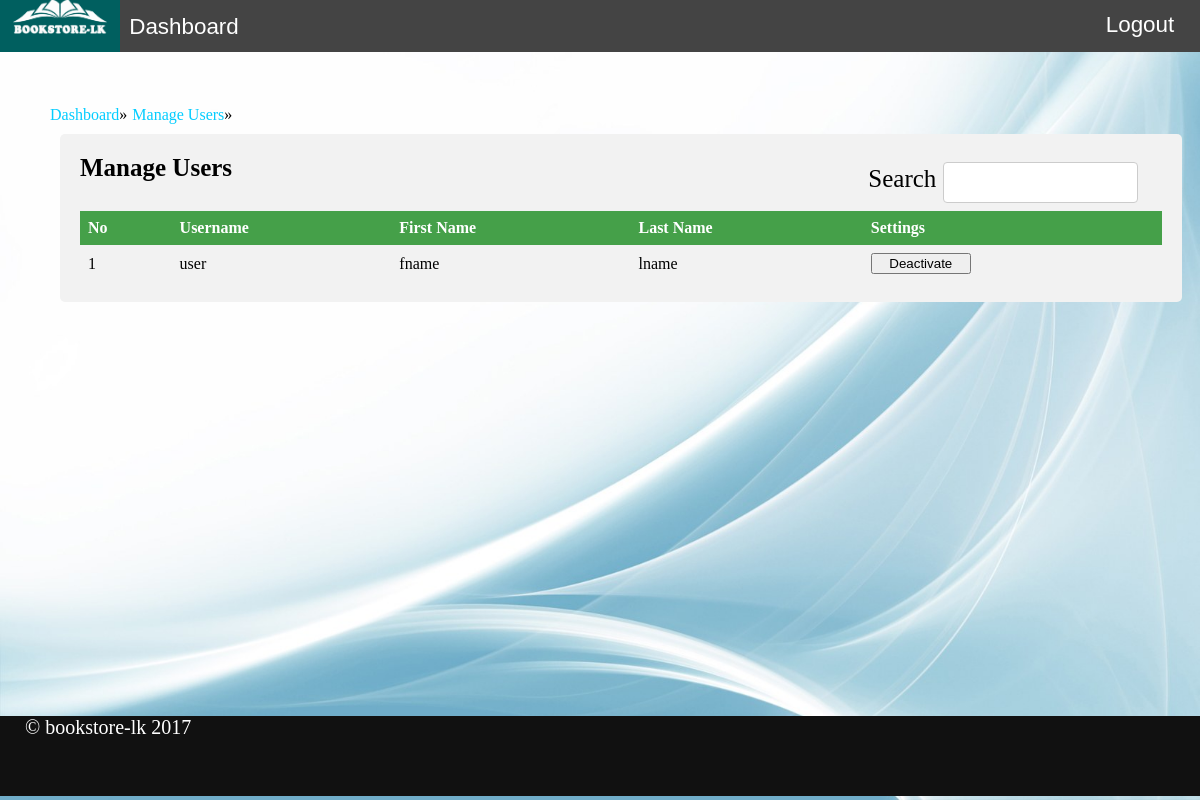
Page /manage_users.php (signed in) on the earlier database version.
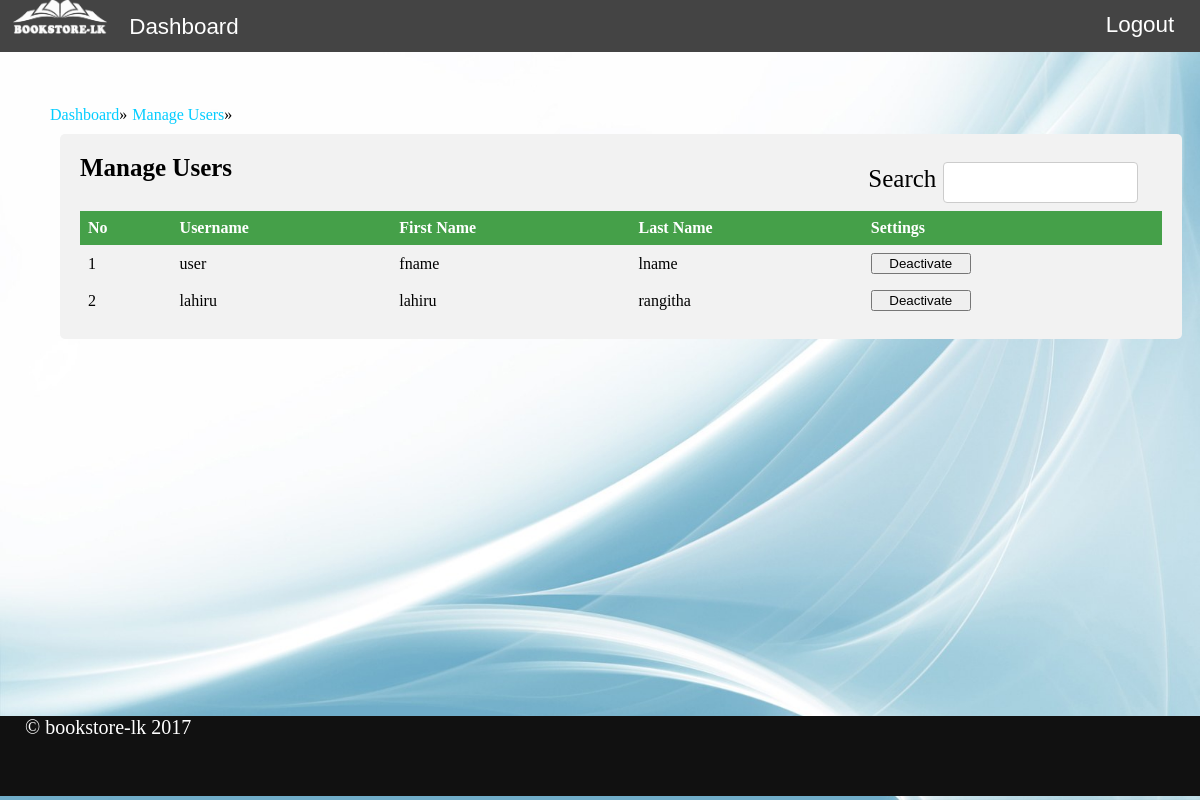
Same page on the later database version.
### tables this page shows
CREATE TABLE IF NOT EXISTS `user` (
  `id` int(11) NOT NULL,
  `username` varchar(100) NOT NULL,
  `fname` varchar(100) NOT NULL,
  `lname` varchar(100) NOT NULL,
  `password` varchar(100) NOT NULL,
  `role` int(11) NOT NULL DEFAULT '2',
  `active` int(11) NOT NULL DEFAULT '0',
  `token` varchar(100) NOT NULL
);

### classes/Config.php (called while the page is built)
<?php
class Config {
    public static function get($path = null){
        if($path){
            $config = $GLOBALS['config'];
            $path = explode('/',$path);
            foreach($path as $bit){
                if(isset($config[$bit])){
                    $config = $config[$bit];
                }
            }
            return $config;
        }
        return false;
    }
}

### classes/DB.php (called while the page is built, shortened)
<?php
class DB {
    private static $_instance = null;
    private $_pdo,
            $_query,
            $_results,
            $_error = false,
            $_count = 0;
    private function __construct(){
        try{
            $this->_pdo = new PDO('mysql:host='.Config::get('mysql/host').';dbname='.Config::get('mysql/db'),Config::get('mysql/username'),Config::get('mysql/password'));
        }catch (PDOException $e){
            die($e->getMessage());
        }
    }
    public static function getInstance(){
        if(!isset(self::$_instance)){
            self::$_instance = new DB();
        }
        return self::$_instance;
    }
    public function query($sql, $params = array()){
        if ($this->_query = $this->_pdo->prepare($sql)) {
            $x = 1;
            if (count($params)) {
                foreach ($params as $param) {
                    $this->_query->bindValue($x, $param);
                    $x++;
                }
            }
            if ($this->_query->execute()) {
                $this->_results = $this->_query->fetchAll(PDO::FETCH_OBJ);
                $this->_count = $this->_query->rowCount();
            } else {
                $this->_error = true;
            }
        }
        return $this;
    }
    public function results(){
        return $this->_results;
    }
    public  function count(){
        return $this->_count;
    }
}

### auth.php (called while the page is built, shortened)
<?php
if (Session::exists('user')) {
    $user = new User();
} else {
    $user = new User();
}

### classes/User.php (called while the page is built, shortened)
<?php
class User
{
    private $_db,
        $_data,
        $_sessionName,
        $_cookieName,
        $_isLoggedIn;
    public function __construct($user = null)
    {
        $this->_db = DB::getInstance();
    }
    public function auth($username, $token)
    {
        $this->_db->query('SELECT * FROM user WHERE username = ? AND token = ? AND active = 1', array($username, $token));
        if ($this->_db->count()) {
            return 1;
        }
        return 0;
    }
    public function getUsers()
    {
        $users = array();
        $this->_db->query('SELECT * FROM user WHERE role = ? ', array(2));
        foreach ($this->_db->results() as $u) {
            $users[] = $u;
        }
        return $users;
    }
}

### manage_users.php (the view, shortened to what this page needs)
<?php
include_once 'auth.php';
?>
<!DOCTYPE html>
<html lang="en">
<?php include_once 'includes/header.php' ?>
<body>
<?php include_once 'includes/navigation.php' ?>
<?php
$users = $user->getUsers();
?>
<div class="content">
    <div class="breadcrumb">
        <ul>
            <li><a href="user_dashboard.php">Dashboard</a>&raquo</li>
            <li><a href="manage_users.php">Manage Users</a>&raquo</li>
        </ul>
    </div>
    <div class="panel_background col-11">
        <div class="panel_heading">
            <strong>Manage Users</strong>
            <form style="float:right;">
                <label>Search</label>
                <input class="input_text col-8" type="text" id="userSearch" onkeyup="showResult(this.value,'searchUser')">
            </form>
        </div>
        <div class="panel_body" style="max-height: 350px;min-width: 100%;overflow: auto">
            <table class="table">
                <thead>
                <tr>
                    <th>No</th>
                    <th>Username</th>
                    <th>First Name</th>
                    <th>Last Name</th>
                    <th>Settings</th>
                </tr>
                </thead>
                <tbody>
                <?php
                $i = 0;
                foreach ($users as $u) {
                    $i++;
                    ?>
                    <tr id="<?php echo "tr".$u->id?>" class="trcls">
                        <td><?php echo $i ?></td>
                        <td><?php echo $u->username ?></td>
                        <td><?php echo $u->fname ?></td>
                        <td><?php echo $u->lname ?></td>
                        <td>
                            <?php
                            if ($u->active == 1) {
                                ?>
                                <a href="manage_user_process.php?id=<?php echo $u->id ?>&set=0"
                                   style="text-decoration: none" onclick="return confirm('Are You Sure?')">
                                    <button class="btn btn-danger btn-sm" style="width: 100px">Deactivate</button>
                                </a>
                                <?php
                            }
                            ?>
                        </td>
                    </tr>
                    <?php
                }
                ?>
                </tbody>
            </table>
        </div>
    </div>
</div>
<?php include_once 'includes/footer.php' ?>
</body>
</html>

Differences in the rows shown:
added user: username "lahiru", fname "lahiru", lname "rangitha"
